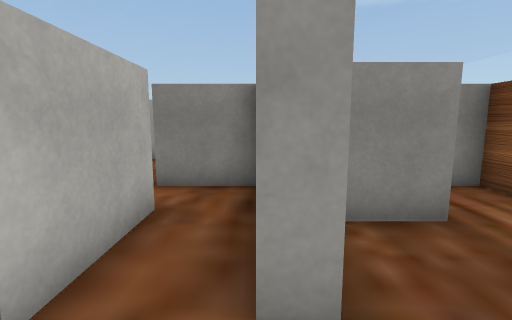
view 1 (above)

12 first-person views from a walk through a Unity game level. The camera is 1.3 m above the floor, tilts 8° down and sees 85° across. The floor is counted in squares, 1 m on a side. Each view is taken from the middle of a square. On the plan, view 1 faces up. The plan holds only what a view shows up to about 13 squares ahead; the rest is blank. The place goes on beyond the plan. The player is left out. Some surface patterns are stand-ins.

view 2
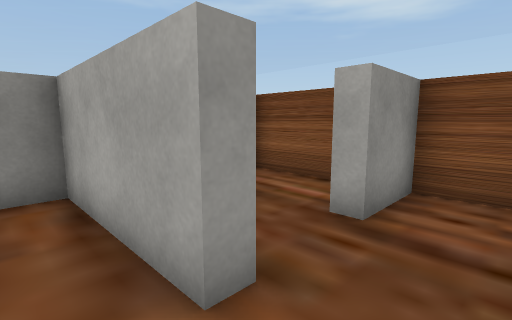

view 3
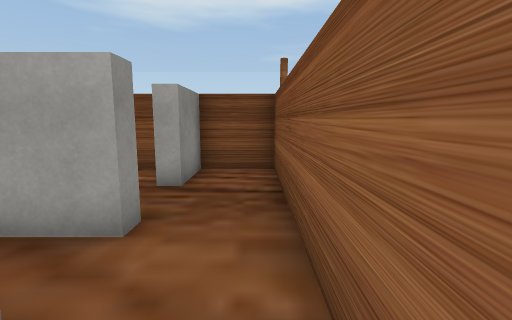

view 4
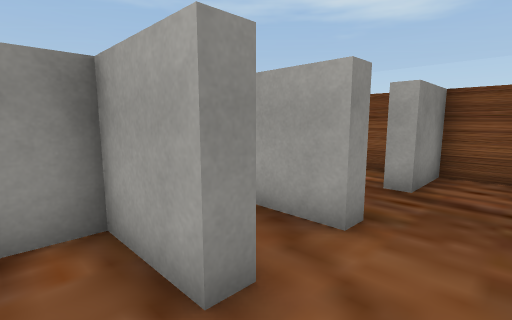

view 5
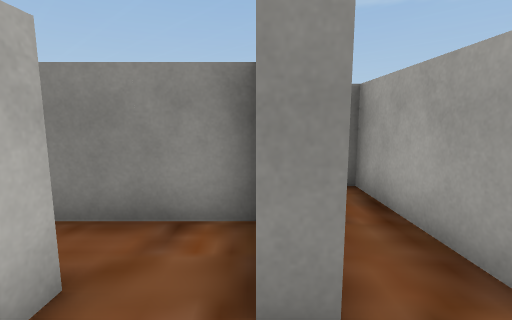

view 6
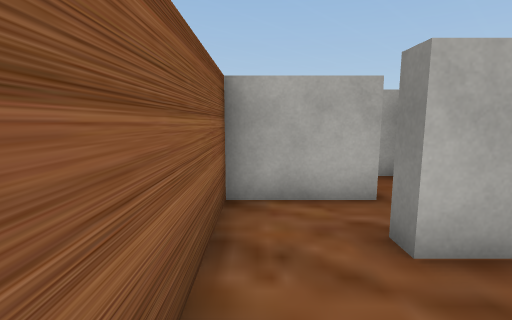

view 7
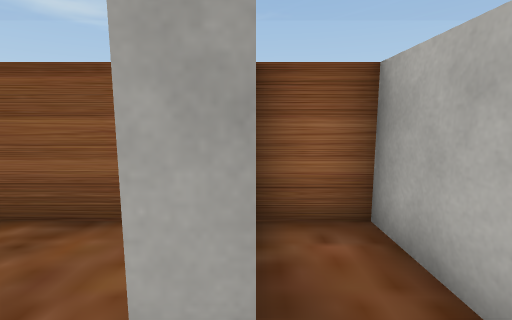

view 8
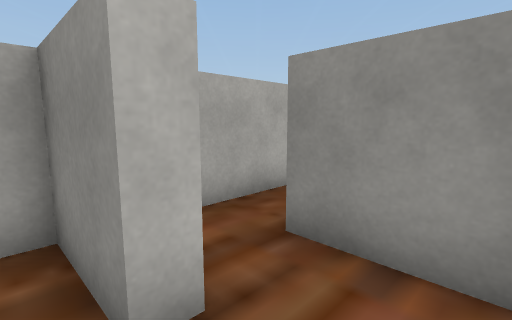

view 9
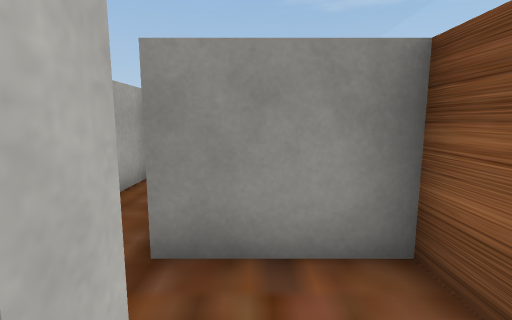

view 10
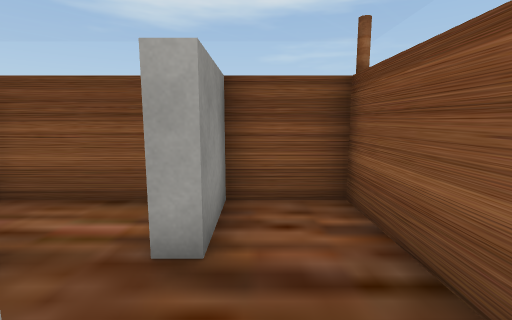

view 11
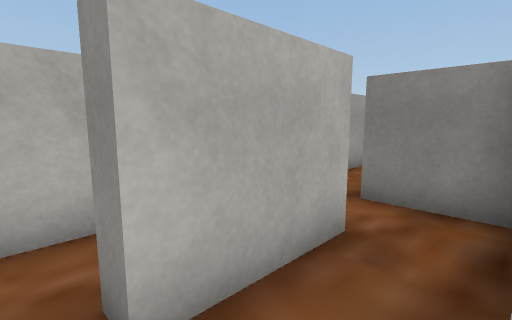

view 12
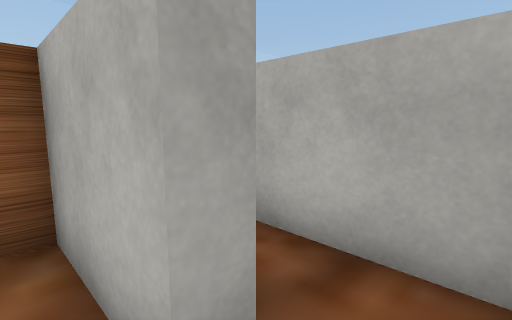

### Floor plan
Ten units are one square. View 1 is at (0, 0); x grows to the right and y downward. Boxes are objects, and circles mark ways between rooms. Rooms are numbered by the first view taken in them; rooms with no view inside come last. Other rooms are left out.
<svg viewBox="-60 -79 110 89">
<path fill="none" stroke="#000" d="M6 -15 0 -15 0 -55 -20 -55M-15 -41 -15 -15M-15 5 5 5M-35 -20 -35 5 -15 5M-15 -15 -20 -15 -20 -35 -34 -35M5 5 45 5 45 -15 25 -15M-40 -20 -35 -20M-55 -34 -55 5 -40 5M-34 -35 -46 -35M25 -41 25 -35 5 -35 5 -30M25 -15 25 -20M45 -26 45 -45M5 -74 5 -52M45 -45 45 -55 20 -55"/>
<circle cx="-20" cy="-5" r="3" fill="#2a7"/>
<circle cx="0" cy="-5" r="3" fill="#2a7"/>
<circle cx="-40" cy="-25" r="3" fill="#2a7"/>
<circle cx="15" cy="-20" r="3" fill="#2a7"/>
<circle cx="35" cy="-40" r="3" fill="#2a7"/>
<circle cx="20" cy="-50" r="3" fill="#2a7"/>
<text x="-10" y="-20">1</text>
<text x="-30" y="-10">2</text>
<text x="20" y="-10">3</text>
<text x="-50" y="-20">4</text>
<text x="20" y="-30">5</text>
<text x="10" y="-60">6</text>
<text x="30" y="-50">7</text>
</svg>
Room 1 opens to room 2. Room 1 opens to room 3. Room 2 opens to room 4. Room 3 opens to room 5. Room 5 opens to room 7. Room 6 opens to room 7.

Where each view was taken, in squares from view 1:
view 1: 0 up, 0 right, facing up
view 2: 0 up, 1 left, facing up-right
view 3: 0 up, 3 left, facing right
view 4: 0 up, 3 left, facing up-right
view 5: 0 up, 2 left, facing up
view 6: 0 up, 1 right, facing left
view 7: 3 up, 4 left, facing down
view 8: 3 up, 4 right, facing up-left
view 9: 3 up, 3 right, facing up
view 10: 1 up, 0 right, facing right
view 11: 1 up, 0 right, facing up-left
view 12: 3 up, 3 left, facing down-left
